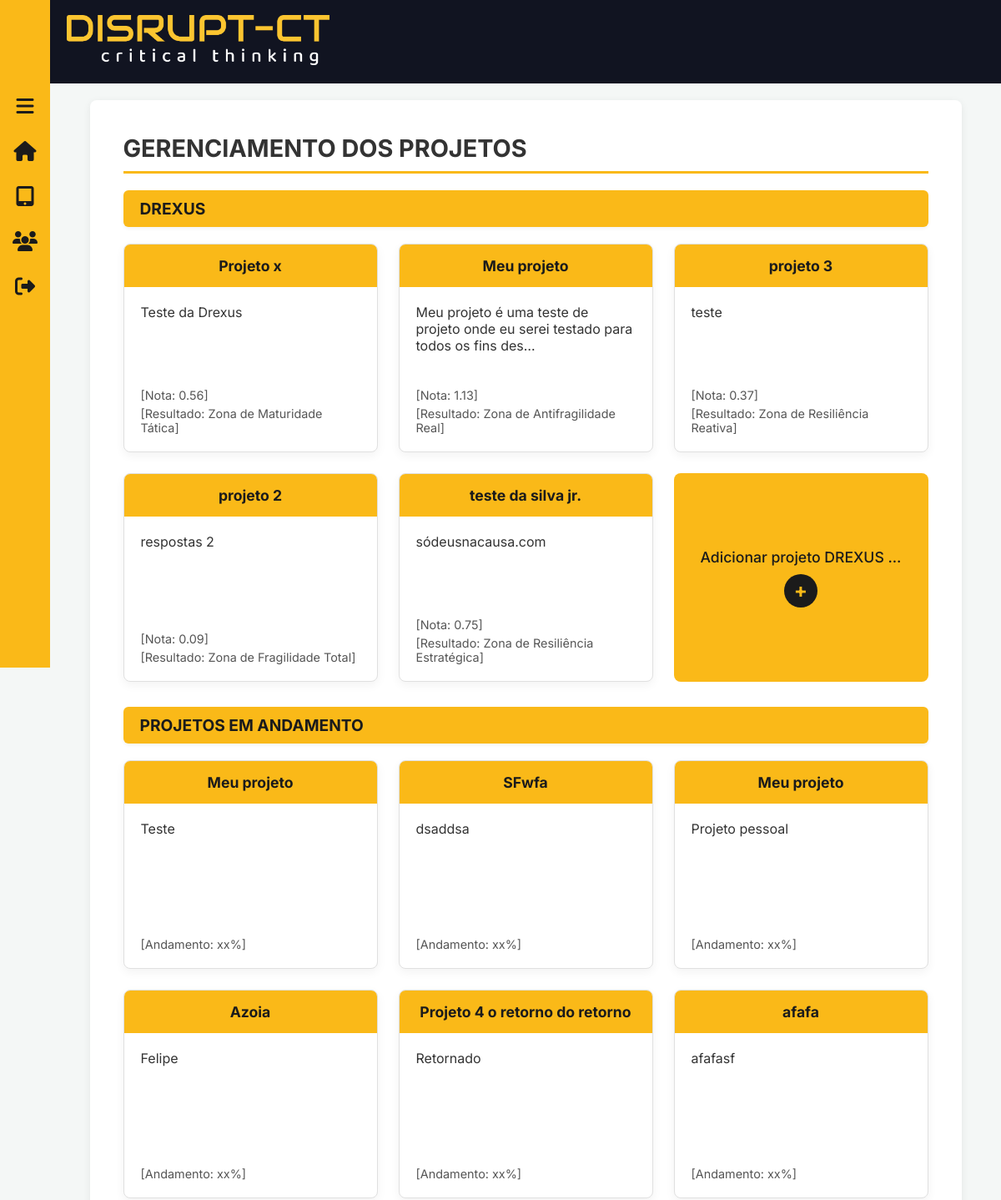
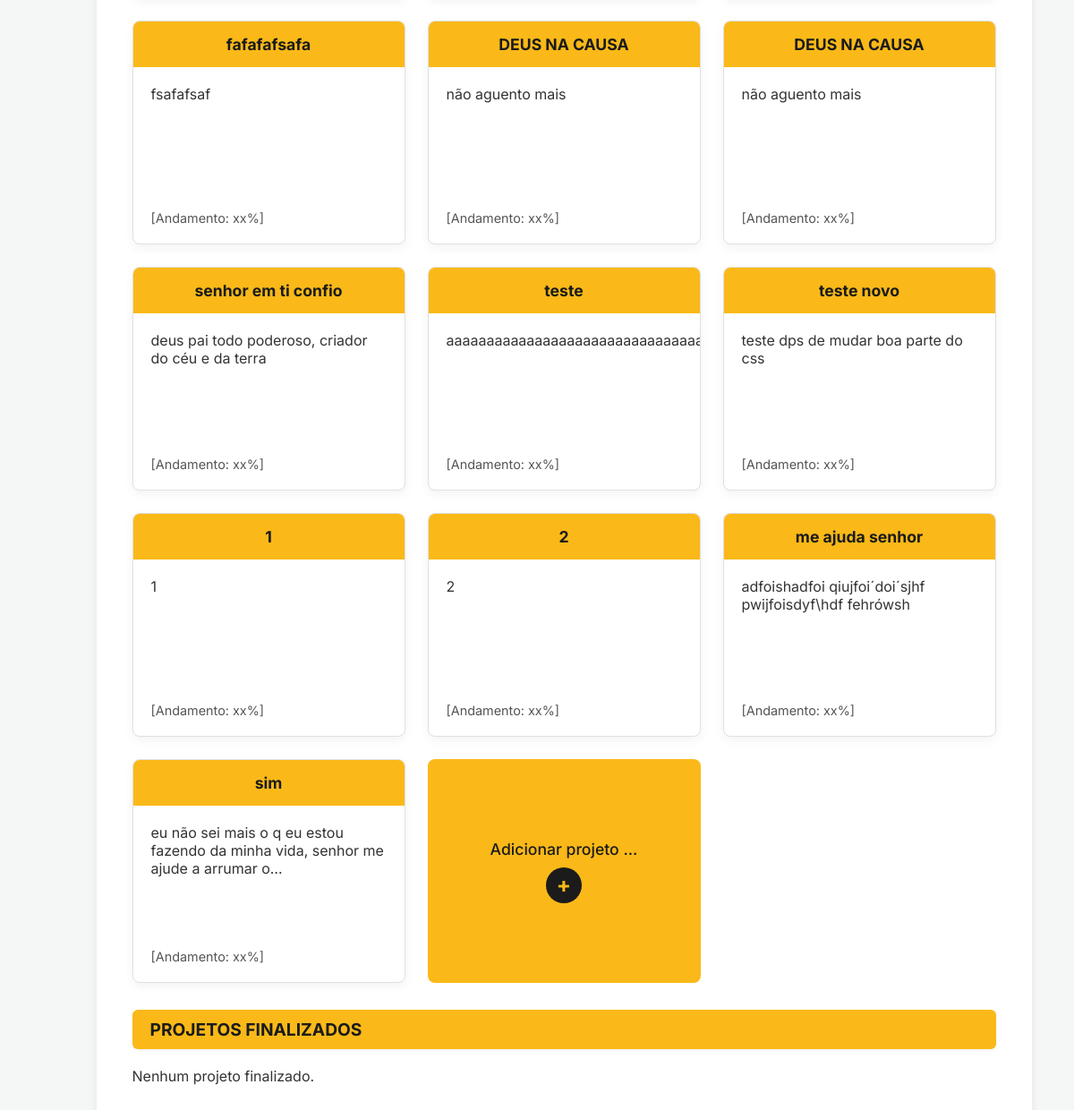
The page /projetos/ on the database as committed earlier (2 pictures, top to bottom).
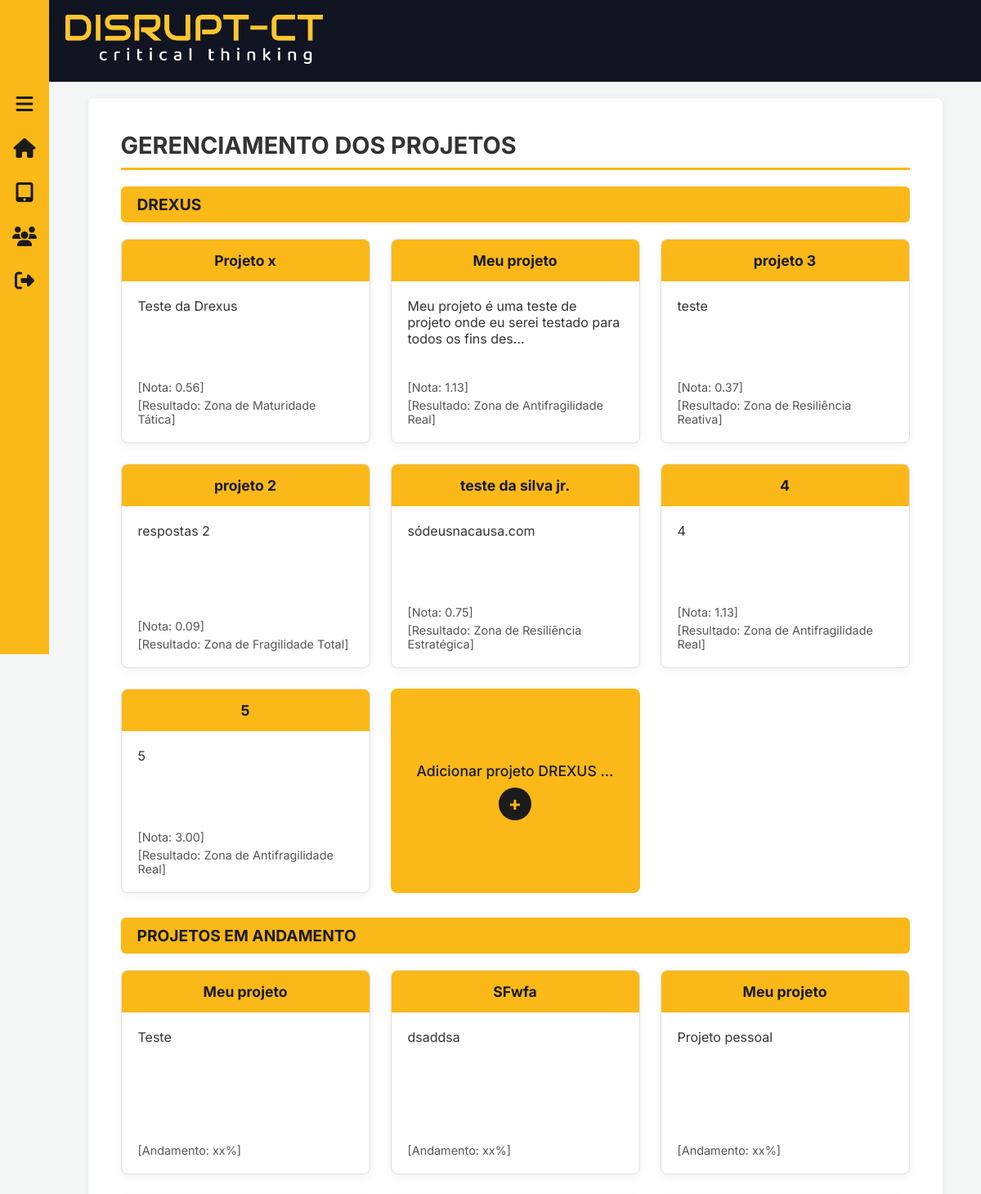
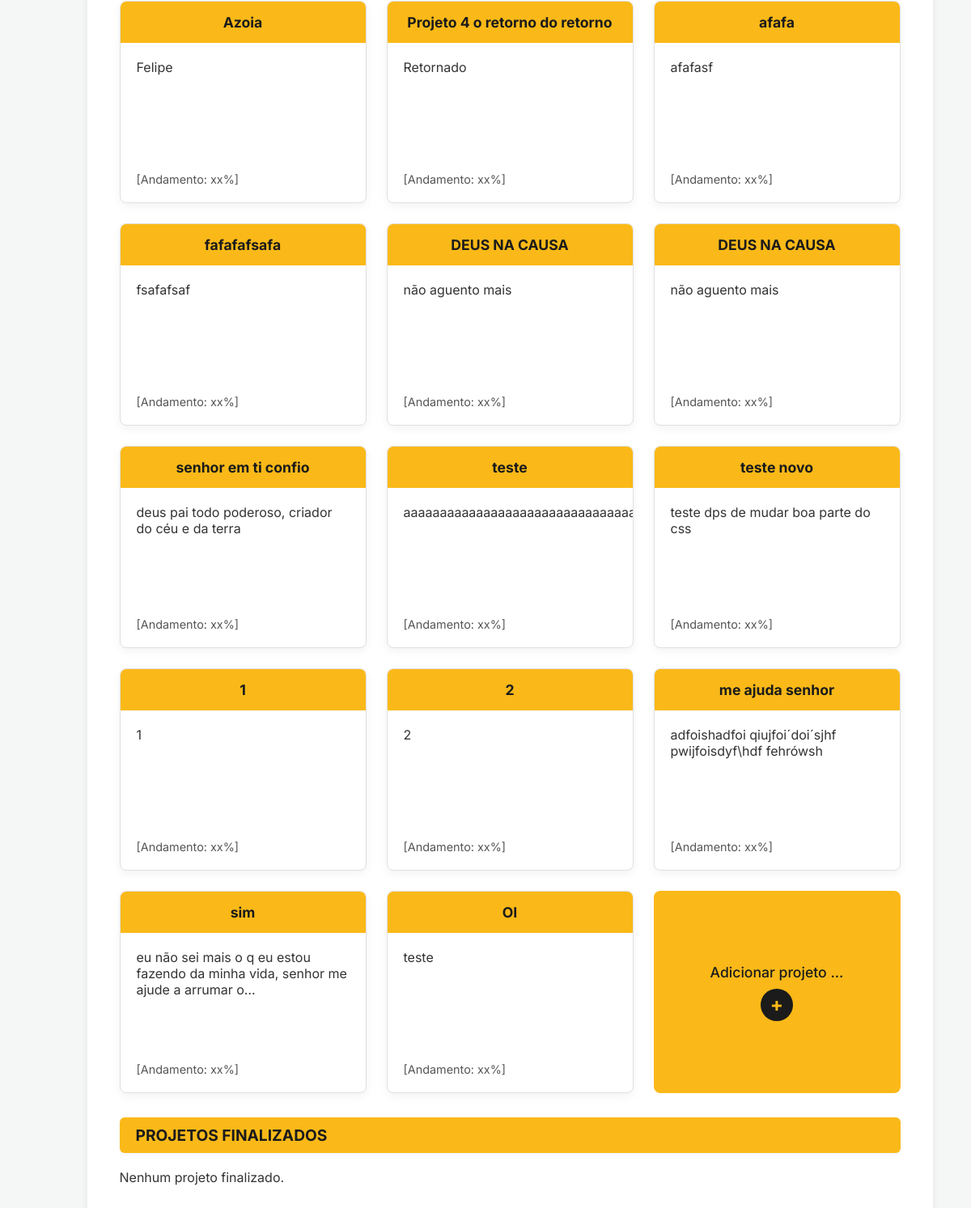
The same page on the database as committed later (2 pictures, top to bottom).
### projetos/models.py (models this page shows, shortened)
class Drexus(models.Model):
    nome = models.CharField(max_length=100)
    descricao = models.TextField()
    diagnostico = models.CharField(max_length=100,default="")
    diagnostico_maturidade = models.CharField(max_length=100,default="")
    diagnostico_cognitiva = models.CharField(max_length=100,default="")
    diagnostico_estrategica = models.CharField(max_length=100,default="")
    diagnostico_operacional = models.CharField(max_length=100,default="")
    diagnostico_cultural = models.CharField(max_length=100,default="")
    IF = models.FloatField(default=0)
    Cm = models.FloatField(default=0)
    Et = models.FloatField(default=0)
    DREq = models.FloatField(default=0)
    Lc = models.FloatField(default=0)
    Im = models.FloatField(default=0)
    Pv = models.FloatField(default=0)
    maturidade_cognitiva = models.FloatField(default=0)
    maturidade_estrategica = models.FloatField(default=0)
    maturidade_operacional = models.FloatField(default=0)
    maturidade_cultural = models.FloatField(default=0)
    IF_notas = models.JSONField(default=list)
    Cm_notas = models.JSONField(default=list)
    Et_notas = models.JSONField(default=list)
    DREq_notas = models.JSONField(default=list)
    Lc_notas = models.JSONField(default=list)
    Im_notas = models.JSONField(default=list)
    Pv_notas = models.JSONField(default=list)
    nota_final = models.FloatField(default=0)

class Projeto(models.Model):
    STATUS_CHOICES = [
        ('andamento', 'Em Andamento'),
        ('finalizado', 'Finalizado'),
    ]
    nome = models.CharField(max_length=100)
    descricao = models.TextField()
    status = models.CharField(
        max_length=20,
        choices=STATUS_CHOICES,
        default='andamento',
    )

### projetos/views.py (the view)
# urls.py: path('', views.lista_projetos, name='lista_projetos'),
def lista_projetos(request):
    projetos_drexus = Drexus.objects.all()
    projetos_andamento = Projeto.objects.filter(status__icontains="andamento")
    projetos_finalizados = Projeto.objects.filter(status__icontains="finalizado")
    return render(request, 'projetos/lista_projetos.html', {
        'projetos_drexus': projetos_drexus,
        'projetos_andamento': projetos_andamento,
        'projetos_finalizados': projetos_finalizados,
    })

### projetos/templates/projetos/lista_projetos.html (shortened to what this page needs)
{% extends "base.html" %}
{% load static %}
{% block content %}
    <header class="header-interno">
        <h1>GERENCIAMENTO DOS PROJETOS</h1>
    </header>
    <section class="secao-projetos">
        <div class="titulo-secao">
            <h2>DREXUS</h2>
        </div>
        <div class="cards-grid">
                {% for projeto in projetos_drexus %}
                    <a href="{% url 'projetos:resultado' projeto.id %}" class="card-link">
                        <div class="card card-clicavel">
                            <div class="card-header">
                                <h3>{{ projeto.nome }}</h3>
                            </div>
                            <div class="card-body">
                                 <p class="card-descricao">{{ projeto.descricao|truncatechars:80 }}</p>
                                 <p class="card-info">[Nota: {{ projeto.nota_final|floatformat:2 }}]</p>
                                 <p class="card-info">[Resultado: {{ projeto.diagnostico }}]</p>
                            </div>
                        </div>
                    </a>
                {% empty %}
                    <p>Nenhum projeto DREXUS encontrado.</p>
                {% endfor %}
                <a href="{% url 'projetos:formulario' %}" class="card-adicionar">
                    <span>Adicionar projeto  DREXUS ...</span>
                    <div class="icone-adicionar">+</div>
                </a>
            </div>
        </section>
    <section class="secao-projetos">
        <div class="titulo-secao">
            <h2>PROJETOS EM ANDAMENTO</h2>
        </div>
            <div class="cards-grid">
                {% for projeto in projetos_andamento %}
                    <a href="{% url 'projetos:detalhe_projeto' projeto.id %}" class="card-link">
                        <div class="card card-clicavel">
                            <div class="card-header">
                                <h3>{{ projeto.nome }}</h3>
                            </div>
                            <div class="card-body">
                                <p class="card-descricao">{{ projeto.descricao|truncatechars:80 }}</p>
                                <p class="card-info">[Andamento: xx%]</p>
                            </div>
                        </div>
                    </a>
                {% empty %}
                    <p>Nenhum projeto em andamento.</p>
                {% endfor %}
                <a href="{% url 'projetos:criar_projeto' %}" class="card-adicionar">
                    <span>Adicionar projeto ...</span>
                    <div class="icone-adicionar">+</div>
                </a>
            </div>
        </section>
    <section class="secao-projetos">
        <div class="titulo-secao">
            <h2>PROJETOS FINALIZADOS</h2>
        </div>
            <div class="cards-grid">
                {% for projeto in projetos_finalizados %}
                    <a href="{% url 'projetos:detalhe_projeto' projeto.id %}" class="card-link">
                        <div class="card card-clicavel">
                            <div class="card-header">
                                <h3>{{ projeto.nome }}</h3>
                            </div>
                            <div class="card-body">
                                <p class="card-descricao">{{ projeto.descricao|truncatechars:80 }}</p>
                            </div>
                        </div>
                    </a>
                {% empty %}
                    <p>Nenhum projeto finalizado.</p>
                {% endfor %}
            </div>
        </section>
    </div>
{% endblock %}

Rows that differ between the two databases and show on the page:
added Drexus: nome "4", descricao "4", nota_final "1.13", diagnostico "Zona de Antifragilidade Real"
added Drexus: nome "5", descricao "5", nota_final "3.00", diagnostico "Zona de Antifragilidade Real"
added Projeto: nome "OI", descricao "teste"
